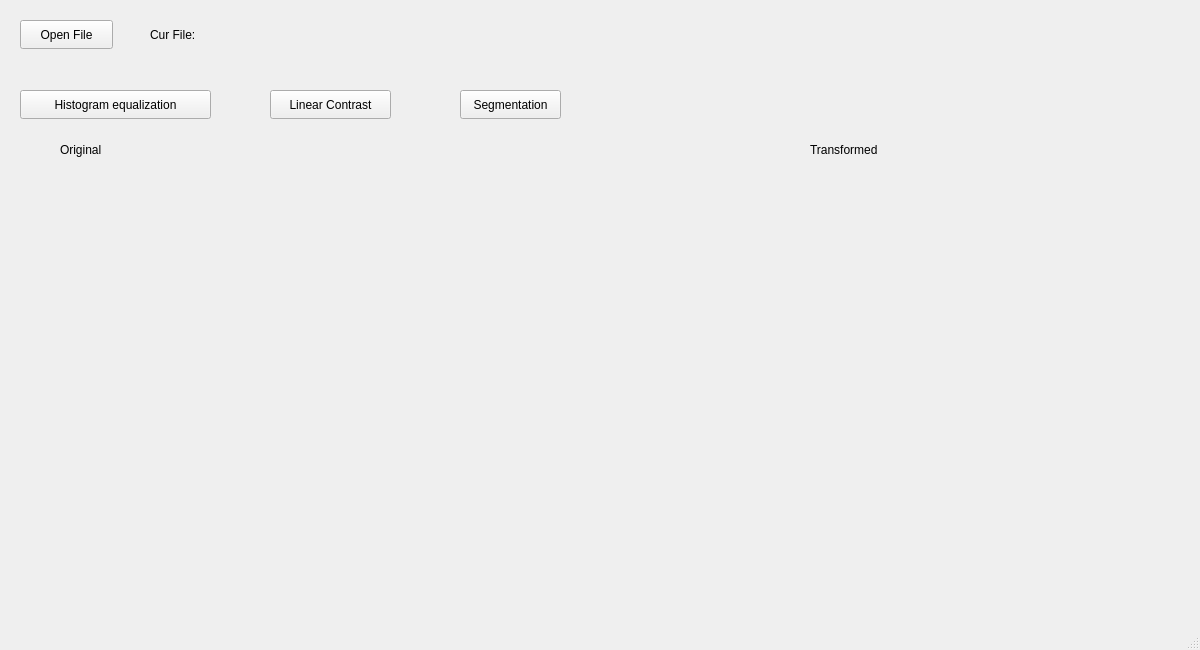
<?xml version="1.0" encoding="UTF-8"?>
<ui version="4.0">
 <class>MainWindow</class>
 <widget class="QMainWindow" name="MainWindow">
  <property name="geometry">
   <rect>
    <x>0</x>
    <y>0</y>
    <width>1200</width>
    <height>650</height>
   </rect>
  </property>
  <property name="windowTitle">
   <string>ProcessingImages</string>
  </property>
  <widget class="QWidget" name="centralwidget">
   <widget class="QPushButton" name="openFile">
    <property name="geometry">
     <rect>
      <x>20</x>
      <y>20</y>
      <width>93</width>
      <height>29</height>
     </rect>
    </property>
    <property name="text">
     <string>Open File</string>
    </property>
   </widget>
   <widget class="QLabel" name="curFile">
    <property name="geometry">
     <rect>
      <x>150</x>
      <y>19</y>
      <width>651</width>
      <height>31</height>
     </rect>
    </property>
    <property name="text">
     <string>Cur File: </string>
    </property>
   </widget>
   <widget class="QPushButton" name="histogram">
    <property name="geometry">
     <rect>
      <x>20</x>
      <y>90</y>
      <width>191</width>
      <height>29</height>
     </rect>
    </property>
    <property name="text">
     <string>Histogram equalization</string>
    </property>
   </widget>
   <widget class="QPushButton" name="linearContrast">
    <property name="geometry">
     <rect>
      <x>270</x>
      <y>90</y>
      <width>121</width>
      <height>29</height>
     </rect>
    </property>
    <property name="text">
     <string>Linear Contrast</string>
    </property>
   </widget>
   <widget class="QPushButton" name="segmentation">
    <property name="geometry">
     <rect>
      <x>460</x>
      <y>90</y>
      <width>101</width>
      <height>29</height>
     </rect>
    </property>
    <property name="text">
     <string>Segmentation</string>
    </property>
   </widget>
   <widget class="QLabel" name="label_2">
    <property name="geometry">
     <rect>
      <x>60</x>
      <y>140</y>
      <width>63</width>
      <height>20</height>
     </rect>
    </property>
    <property name="text">
     <string>Original</string>
    </property>
   </widget>
   <widget class="QLabel" name="label_3">
    <property name="geometry">
     <rect>
      <x>810</x>
      <y>140</y>
      <width>121</width>
      <height>20</height>
     </rect>
    </property>
    <property name="text">
     <string>Transformed</string>
    </property>
   </widget>
   <widget class="QLabel" name="original">
    <property name="geometry">
     <rect>
      <x>20</x>
      <y>180</y>
      <width>500</width>
      <height>400</height>
     </rect>
    </property>
    <property name="text">
     <string/>
    </property>
   </widget>
   <widget class="QLabel" name="transformed">
    <property name="geometry">
     <rect>
      <x>610</x>
      <y>180</y>
      <width>500</width>
      <height>400</height>
     </rect>
    </property>
    <property name="text">
     <string/>
    </property>
   </widget>
  </widget>
  <widget class="QMenuBar" name="menubar">
   <property name="geometry">
    <rect>
     <x>0</x>
     <y>0</y>
     <width>1200</width>
     <height>26</height>
    </rect>
   </property>
  </widget>
  <widget class="QStatusBar" name="statusbar"/>
 </widget>
 <resources/>
 <connections/>
</ui>
